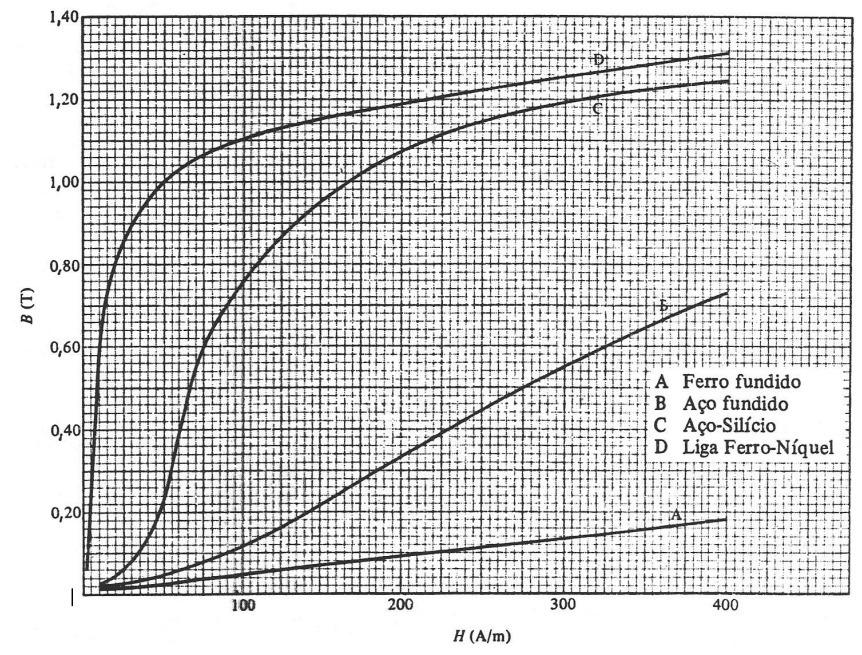
%> input picture AcoSilicioso.jpg, 862 x 655 px
$ octave AcoSilicioso.m   (GNU Octave 9; MATLAB toolbox functions it lacks are replaced by stand-ins)
%> lines starting %> are read from the running program, lines starting %| are printed output that depends on the picture
clear; clc;

V_H = [17.1;34.4;53.0;69.0;87.9;103.8;121.4;140.1;157.7;173.7;192.6;209;220;225;242;260];
I_X = [0.04;0.07;0.09;0.10;0.12;0.14;0.15;0.17;0.20;0.22;0.26;0.31;0.36;0.39;0.47;0.58];

k1 = 3.811e-3;
k2 = 4.059e2;

B_m = V_H * k1;
H_m = I_X * k2;

figure;
ax = axes;
img = imread('AcoSilicioso.jpg');
%> img is the input picture: size 655x862x3 uint8; min 0, max 255, mean 208.8

% inverte a imagem verticalmente (corrige sem mexer nos eixos)
img = flipud(img);
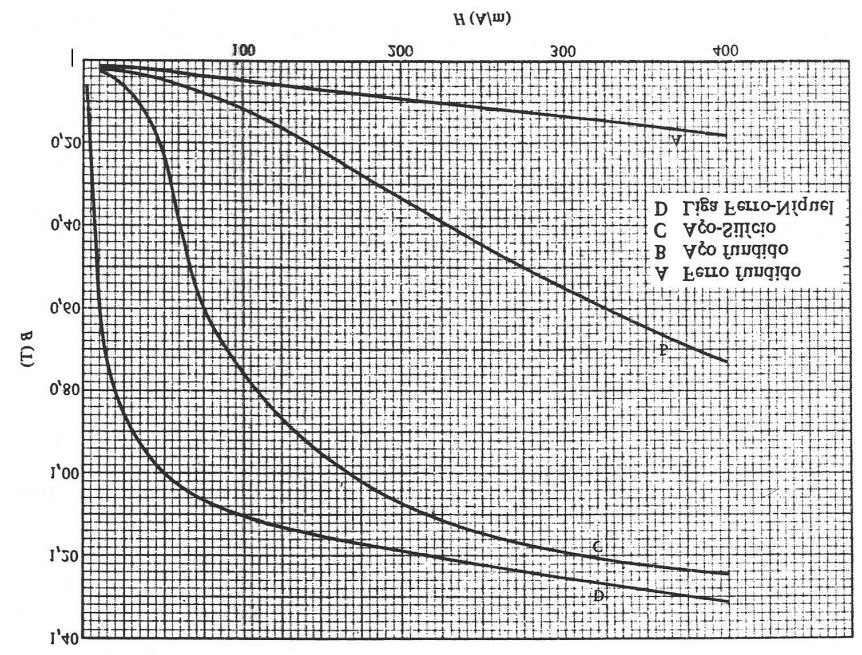
%> img: size 655x862x3 uint8; min 0, max 255, mean 208.8; mean of the top-left, top-right, bottom-left and bottom-right quarters 207.9, 217.7, 199.1, 210.7

% mostra a imagem mapeada para os eixos físicos
imagesc(ax, [0 450], [0 1.4], img);

% mantém o eixo Y normal (gráfico certo)
set(ax, 'YDir', 'normal');

hold(ax, 'on');
plot(ax, H_m, B_m, 'r', 'LineWidth', 2);

xlabel('H [A/m]');
ylabel('B [T]');
title('Curva sobre imagem de referência');
grid on;
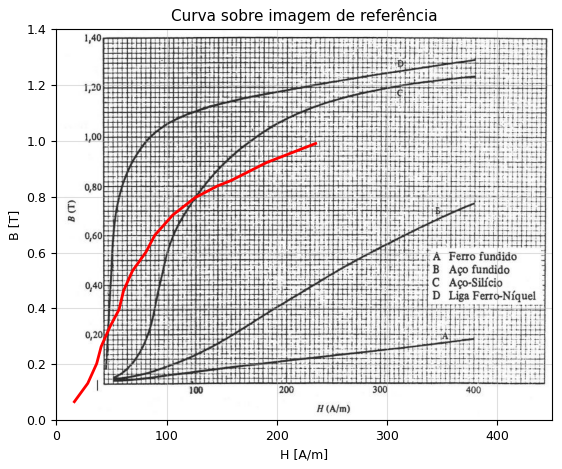
%> figure redrawn from the program's plot data

$ run again, with muR.png saved as AcoSilicioso.jpg
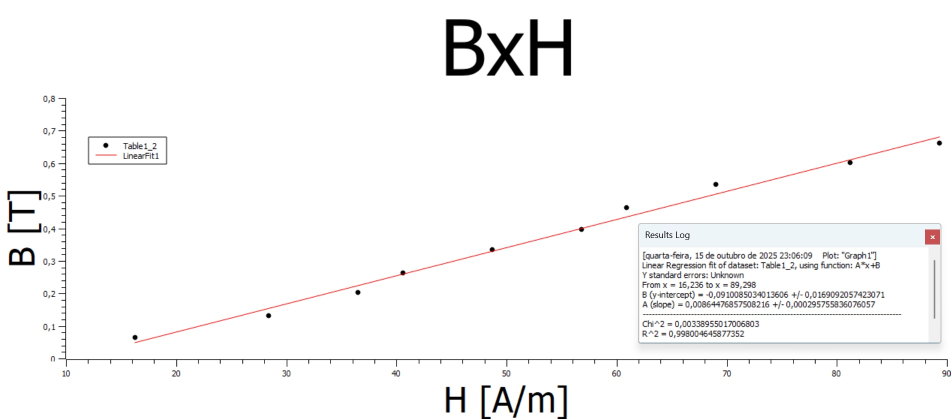
%> input picture muR.png, 1901 x 838 px (shown at 1/2 size)
%> img is the input picture: size 838x1901x3 uint8; mean R, G, B 248.4, 248.1, 248.2
%> `img = flipud(img);`:
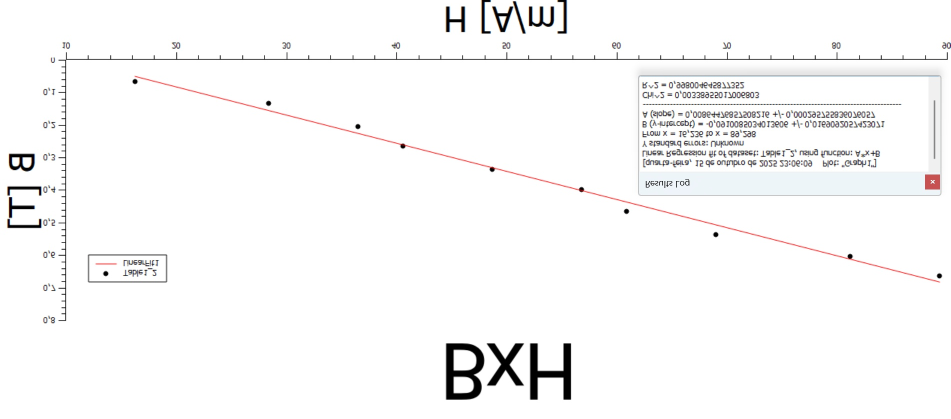
%> img: size 838x1901x3 uint8 (shown at 1/2 size); mean R, G, B 248.4, 248.1, 248.2; mean of the top-left, top-right, bottom-left and bottom-right quarters 250.7, 241.9, 250.9, 249.4
%> `grid on;`:
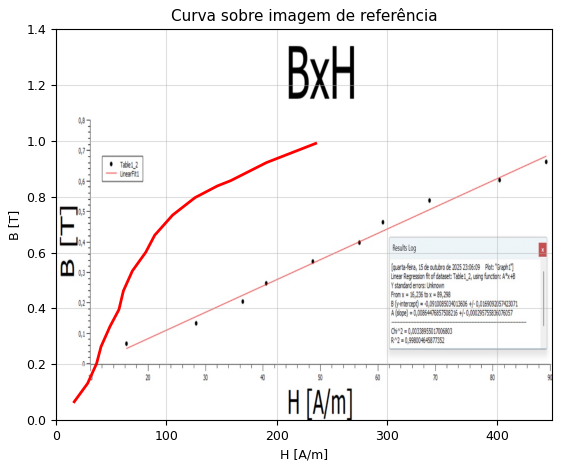
%> figure redrawn from the program's plot data
